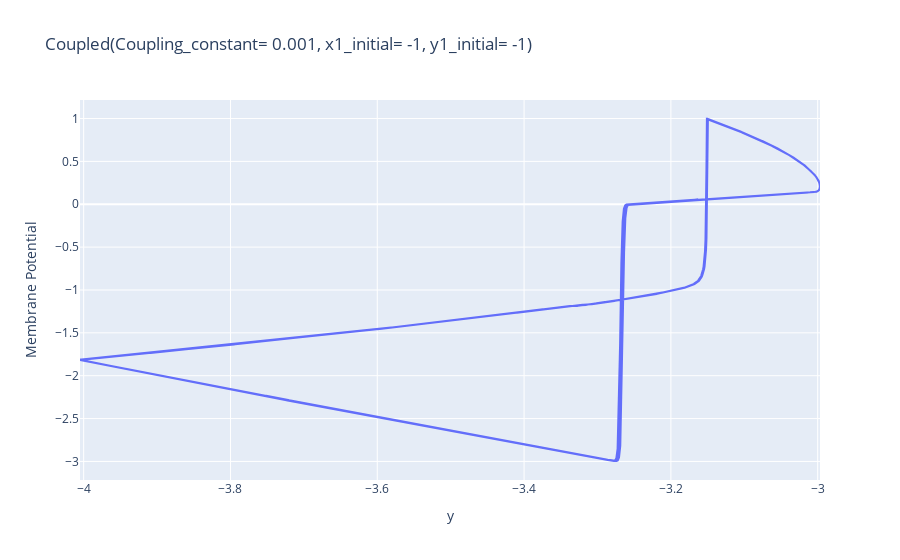

Notebook code cell kept with this figure:
### Code cell
fig = go.Figure()

fig.add_trace(go.Scatter(x = y_1[3000:8000], y = x_1[3000:8000] , mode = 'lines'))
fig.update_layout(xaxis_title='y', yaxis_title='Membrane Potential', title = f"Coupled(Coupling_constant= {cc}, x1_initial= {x1}, y1_initial= {y1})")
fig.show()

### Figure 1 — Plotly figure (JSON) as saved in the notebook; plotly's stock layout.template omitted (floating-point values rounded to 4 significant figures; data arrays with more than 128 entries replaced by an {"elided": "..."} marker saying what was removed)
{"data": [{"mode": "lines", "type": "scatter", "x": {"elided": "5000 float values"}, "y": {"elided": "5000 float values"}}], "layout": {"title": {"text": "Coupled(Coupling_constant= 0.001, x1_initial= -1, y1_initial= -1)"}, "xaxis": {"title": {"text": "y"}}, "yaxis": {"title": {"text": "Membrane Potential"}}}}
